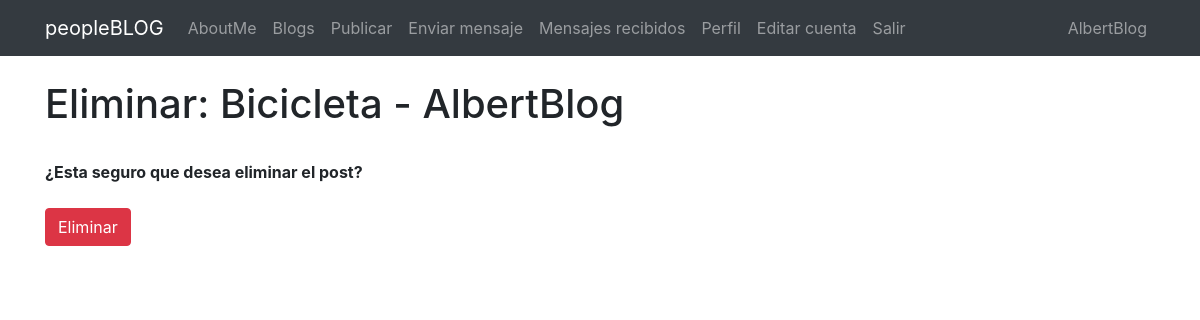
/blog/pagina/borrar/39 (signed in), run on an earlier commit of the app's database.
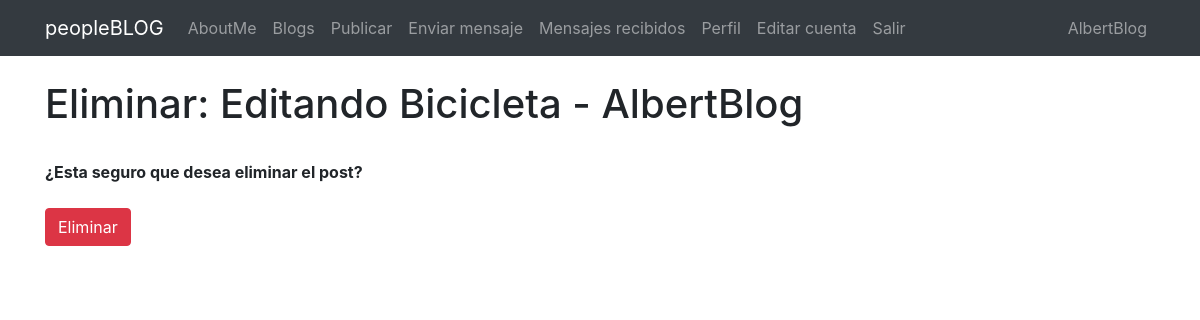
And on a later commit of the database.
### Blog/models.py (models this page shows)
class Pagina(models.Model):
    titulo=models.CharField(max_length=100)
    subtitulo=models.CharField(max_length=100)
    user= models.ForeignKey(User, on_delete=models.CASCADE)
    imagen= models.ImageField(null=True, blank=True, upload_to="post")
    cuerpo=RichTextField(null=True, blank=True)
    creado=models.DateField(auto_now_add=True)
    editado=models.DateField(auto_now=True)
    def __str__(self):
        return self.titulo + " - " + str(self.user)

### Blog/views.py (the view)
# urls.py: path('pagina/borrar/<pk>', PaginaDelete.as_view(), name="pagina_borrar"),
class PaginaDelete(LoginRequiredMixin,DeleteView):
    model= Pagina
    success_url= reverse_lazy('leerpaginas')
    template_name="pagina_confirm_delete.html"

### Templates/pagina_confirm_delete.html (shortened to what this page needs)
{% extends "padre.html" %}
{% load static %}
{% block content %}
<h1>Eliminar: {{ object }}</h1>
<br/>
    <form method="post">{% csrf_token %}
        <strong>¿Esta seguro que desea eliminar el post?</strong>
        <br/>
        <br/>
        <button class="btn btn-danger">Eliminar</a>
    </form>
{% endblock %}

What changed in the data, as far as the page shows it:
changed Pagina: titulo+user "Bicicleta - AlbertBlog" → "Editando Bicicleta - AlbertBlog"
